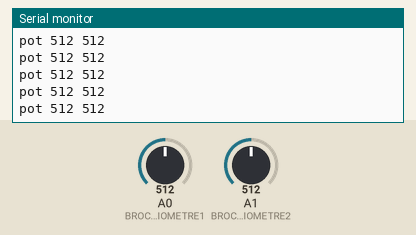
A sketch run on a simulated Arduino Uno, built with avr-gcc and run on an emulated ATmega328P. Parts: the last lines printed to the serial monitor. The inputs (shaded band) are chosen by the test bench; at power-on: A0 (BROCHE_POTENTIOMETRE1) = 512, A1 (BROCHE_POTENTIOMETRE2) = 512.

Above: at 1.2 s.
1.3 s: A0 (BROCHE_POTENTIOMETRE1) set to 716
At 1.57 s:
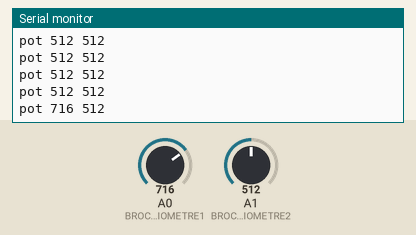
2.8 s: A1 (BROCHE_POTENTIOMETRE2) set to 716
At 2.89 s:
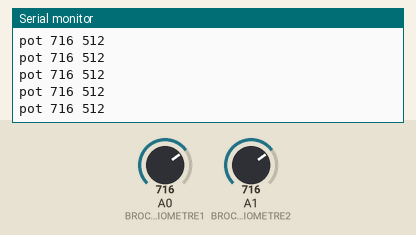
4.3 s: A0 (BROCHE_POTENTIOMETRE1) set to 900
At 4.34 s:
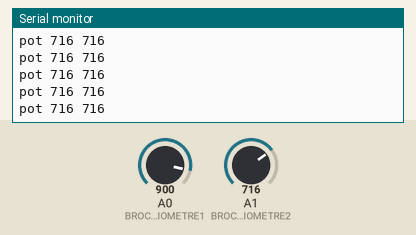
5.8 s: A1 (BROCHE_POTENTIOMETRE2) set to 900
At 5.93 s:
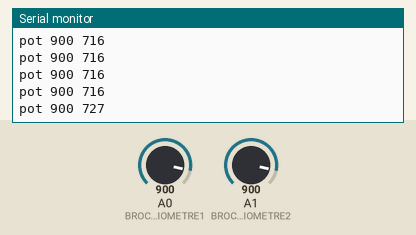
Timing chart, 0 to 8.3 s (numbered marks = the images above; inputs shaded):
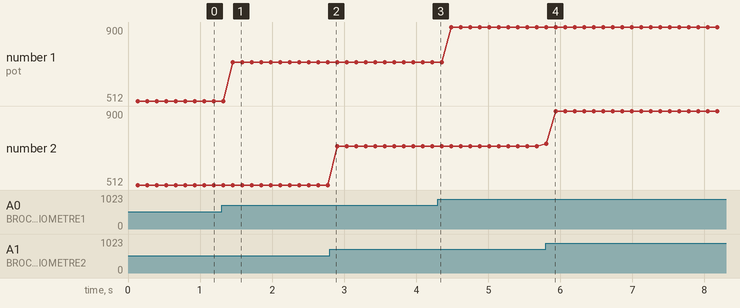

The sketch:

ard_2pot_serie.ino
```cpp
/*
   Relever la valeur de 2 potentiomètres et envoyer à pure data par le port série
   Rennes, ActivDesign, 26 juillet 2024, pierre <at> lesporteslogiques.net
   Debian 12 bookworm @ tenko / arduino 1.8.5

*/

// **************************************************

#define BROCHE_POTENTIOMETRE1   A0
#define BROCHE_POTENTIOMETRE2   A1

int signal_potentiometre1; // conserver la valeur du potentiomètre
int signal_potentiometre2; // conserver la valeur du potentiomètre

void setup() {

  pinMode(BROCHE_POTENTIOMETRE1, INPUT);
  pinMode(BROCHE_POTENTIOMETRE2, INPUT);

  Serial.begin(19200);
}

void loop() {


  // Faire une moyenne sur les dernières 16 valeurs
  signal_potentiometre1 = 0;
  for (int i = 0; i < 16; i++) {
    signal_potentiometre1 += analogRead(BROCHE_POTENTIOMETRE1);
    delay(4);
  }
  signal_potentiometre1 = signal_potentiometre1 / 16;


  // Faire une moyenne sur les dernières 16 valeurs
  signal_potentiometre2 = 0;
  for (int i = 0; i < 16; i++) {
    signal_potentiometre2 += analogRead(BROCHE_POTENTIOMETRE2);
    delay(4);
  }
  signal_potentiometre2 = signal_potentiometre2 / 16;

  // Envoyer les 2 valeurs par comm. série
  //  Serial.print(signal_potentiometre1);
  //  Serial.print(",");
  //  Serial.println(signal_potentiometre2);

  // Préparation du message à envoyer vers pure data
  // Formatage du message : pot 234 567
  Serial.print("pot ");
  Serial.print(signal_potentiometre1);
  Serial.print(" ");
  Serial.print(signal_potentiometre2);
  Serial.println();
}
```

Measured:
- after the input at 1.3 s, the serial monitor: prints a new line after 0.15 s (image 1)
- after the input at 5.8 s, the serial monitor: prints a new line at once (image 4)
- plotted number 1: 512 → 716 after the input at 1.3 s, 716 → 900 after the input at 4.3 s
